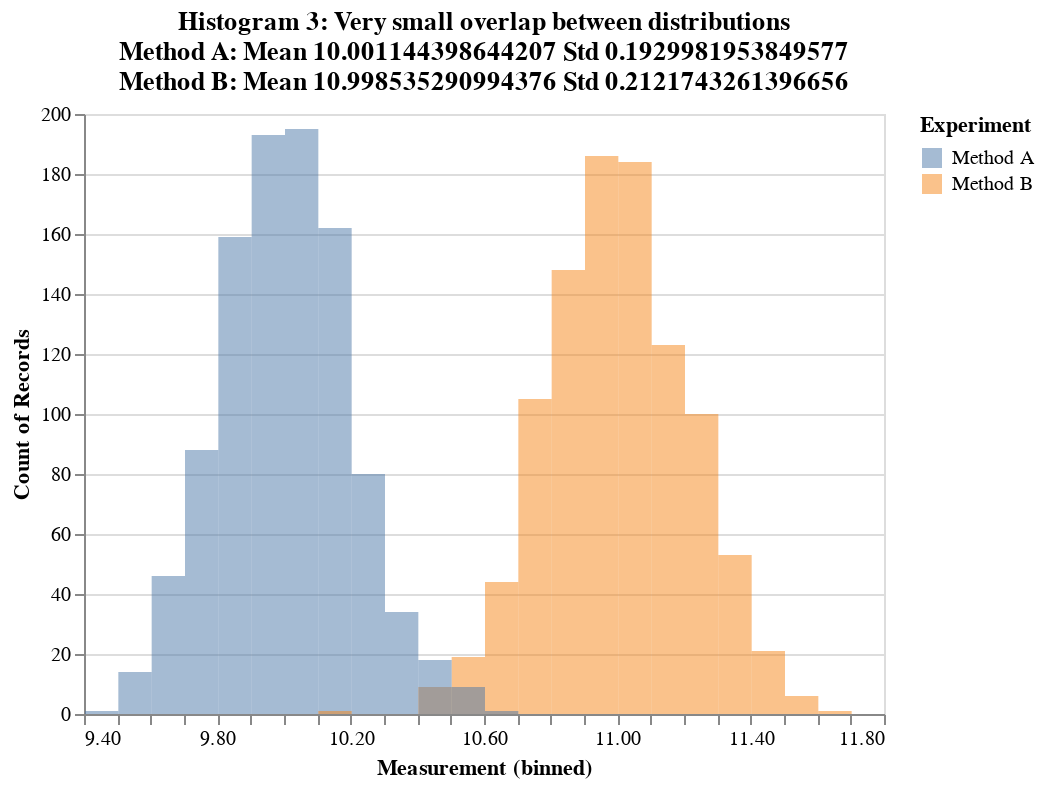

The code cell stored with this chart in its notebook:
### Code cell
import pandas as pd
import altair as alt
import numpy as np

df = pd.read_pickle('example3.pkl')
selection = alt.selection_interval(bind='scales')

alt.Chart(df).transform_fold(
    ['Method A', 'Method B'],
    as_=['Experiment', 'Measurement']
).mark_bar(
    opacity=0.5,
    binSpacing=0
).encode(
    alt.X('Measurement:Q', 
          bin=alt.Bin(maxbins=30)),
    alt.Y('count()', stack=None),
    alt.Color('Experiment:N')    
).properties(
    title=['Histogram 3: Very small overlap between distributions',
           'Method A: Mean ' + str(df['Method A'].mean())  + ' Std ' + str(df['Method A'].std()),
           'Method B: Mean ' + str(df['Method B'].mean())  + ' Std ' + str(df['Method B'].std())
          ]
).add_selection(
    selection
)

### Figure 1 — Vega-Lite specification as saved in the notebook (floating-point values rounded to 4 significant figures; data arrays with more than 128 entries replaced by an {"elided": "..."} marker saying what was removed)
{"config": {"view": {"continuousWidth": 400, "continuousHeight": 300}}, "data": {"name": "data-71d602b007264a71fb1edcc0446a6a47"}, "mark": {"type": "bar", "binSpacing": 0, "opacity": 0.5}, "encoding": {"color": {"field": "Experiment", "type": "nominal"}, "x": {"bin": {"maxbins": 30}, "field": "Measurement", "type": "quantitative"}, "y": {"aggregate": "count", "stack": null, "type": "quantitative"}}, "selection": {"selector004": {"type": "interval", "bind": "scales"}}, "title": ["Histogram 3: Very small overlap between distributions", "Method A: Mean 10.001144398644207 Std 0.1929981953849577", "Method B: Mean 10.998535290994376 Std 0.2121743261396656"], "transform": [{"fold": ["Method A", "Method B"], "as": ["Experiment", "Measurement"]}], "$schema": "https://vega.github.io/schema/vega-lite/v4.17.0.json", "datasets": {"data-71d602b007264a71fb1edcc0446a6a47": {"elided": "1000 records"}}}
